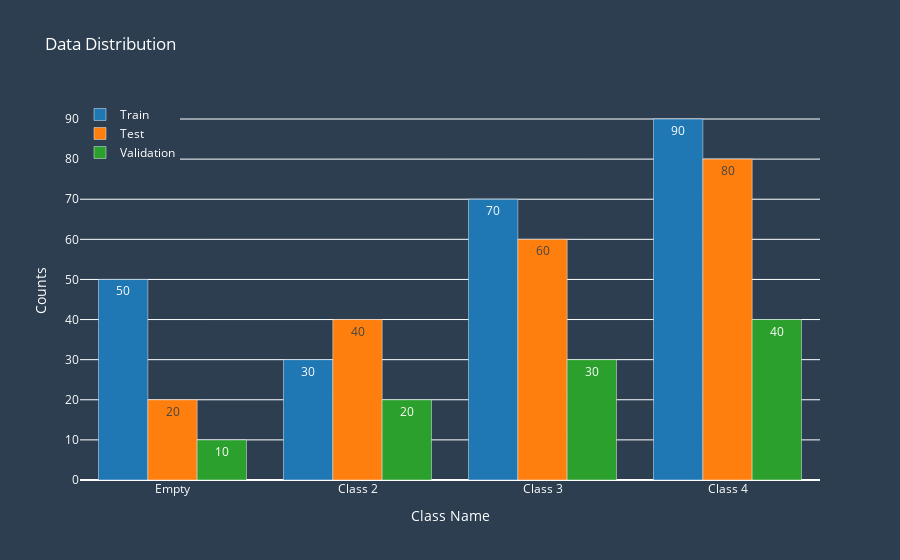

Source (notebook cell):
### Code cell
import plotly.graph_objs as go

# Sample data
x_values = ['Empty', 'Class 2', 'Class 3', 'Class 4']
y_train = [50, 30, 70, 90]
y_test = [20, 40, 60, 80]
y_val = [10, 20, 30, 40]

# Create three bar chart traces, one for each section
trace1 = go.Bar(x=x_values, y=y_train, name='Train', text=y_train, textposition='auto', marker=dict(color='#1f77b4'))
trace2 = go.Bar(x=x_values, y=y_test, name='Test', text=y_test, textposition='auto', marker=dict(color='#ff7f0e'))
trace3 = go.Bar(x=x_values, y=y_val, name='Validation', text=y_val, textposition='auto', marker=dict(color='#2ca02c'))

# Create a layout for the chart
layout = go.Layout(title='Data Distribution', xaxis=dict(title='Class Name', showticklabels=True), yaxis=dict(title='Counts', showticklabels=True), barmode='group', legend=dict(x=0, y=1))

# Create a figure object that contains the traces and layout
fig = go.Figure(data=[trace1, trace2, trace3], layout=layout)

# Update the font and background colors of the chart
fig.update_layout(font=dict(color='white'), plot_bgcolor='#2c3e50', paper_bgcolor='#2c3e50')

# Show the chart
fig.show()

### Figure 1 — Plotly figure (JSON) as saved in the notebook; plotly's stock layout.template omitted (floating-point values rounded to 4 significant figures)
{"data": [{"marker": {"color": "#1f77b4"}, "name": "Train", "text": ["50", "30", "70", "90"], "textposition": "auto", "type": "bar", "x": ["Empty", "Class 2", "Class 3", "Class 4"], "y": [50, 30, 70, 90]}, {"marker": {"color": "#ff7f0e"}, "name": "Test", "text": ["20", "40", "60", "80"], "textposition": "auto", "type": "bar", "x": ["Empty", "Class 2", "Class 3", "Class 4"], "y": [20, 40, 60, 80]}, {"marker": {"color": "#2ca02c"}, "name": "Validation", "text": ["10", "20", "30", "40"], "textposition": "auto", "type": "bar", "x": ["Empty", "Class 2", "Class 3", "Class 4"], "y": [10, 20, 30, 40]}], "layout": {"barmode": "group", "font": {"color": "white"}, "legend": {"x": 0, "y": 1}, "paper_bgcolor": "#2c3e50", "plot_bgcolor": "#2c3e50", "title": {"text": "Data Distribution"}, "xaxis": {"showticklabels": true, "title": {"text": "Class Name"}}, "yaxis": {"showticklabels": true, "title": {"text": "Counts"}}}}
